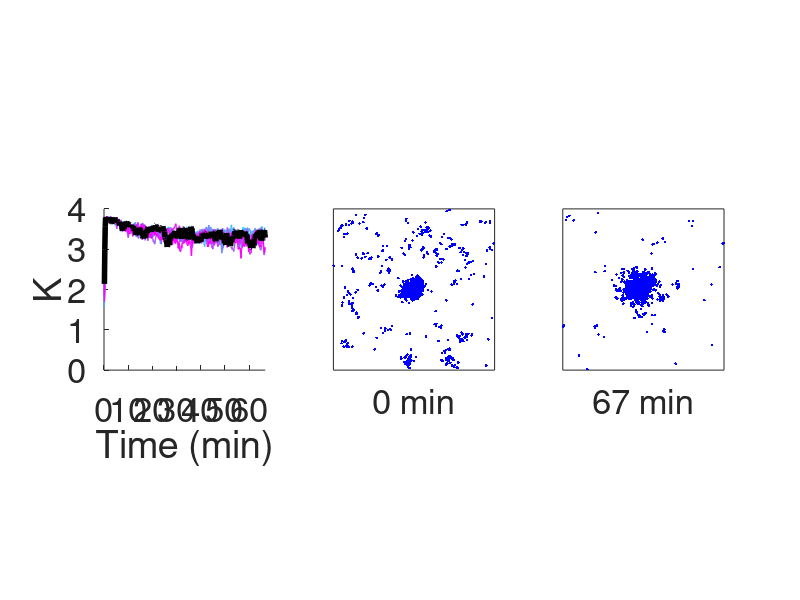

MATLAB code for this plot:
% We plotted K values of the simulations with 3000 Cdc42 and 170 Bem1-GEF.
% The initial condition is pre-polarized active receptors 
% and all other molecules are uniformly distributed.

load('FigureData/Figure3E.mat')
seeds = 10;
% Color map for the plots.
cmap = cool(seeds);
% Time in the unit of minutes.
time = (0:10:4000)/60;
figure('units','pixels','position',[300 300 900 300]); 
for j = 1:seeds
    subplot(1,3,1); hold on
    % Plot time series of K.
    plot(time,K(j,:),'color',cmap(j, :),'linewidth',1)
end
ylim([0,4])
xlim([0,Inf])
xlabel('Time (min)')
ylabel('K')
axis square
set(gca,'fontsize',25)

% Mark one line of K in black and plot its snapshots of Cdc42-GTP
% at different time points. 
plot(time,K(1,:),'color','k','linewidth',4)
load('Coordinates/Figure3E_coordinates.mat')
L = 8.8623; % domain length
subplot(1,3,2)
plot(x_1,y_1,'b.')
xticks([]); yticks([]); ylim([0,L]); xlim([0,L]); axis square;
xlabel('0 min','fontsize',25)

subplot(1,3,3)
plot(x_2,y_2,'b.')
xticks([]); yticks([]); ylim([0,L]); xlim([0,L]); axis square;
xlabel('67 min','fontsize',25)
